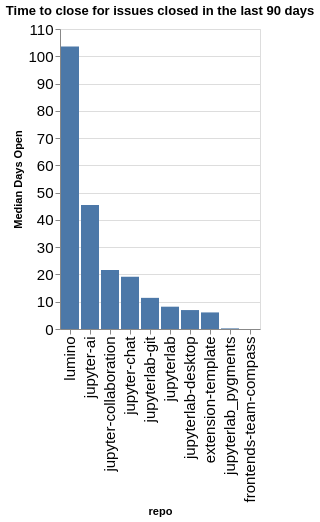

Notebook code for this chart:
### Code cell
time_open = closed.groupby(['org', 'repo']).agg({'time_open': 'median'}).reset_index()
time_open['time_open'] = time_open['time_open'] / (60 * 60 * 24)
time_open['org/repo'] = time_open.apply(lambda a: a['org'] + '/' + a['repo'], axis=1)
sorted_vals = time_open.sort_values(['org', 'time_open'], ascending=False)['repo'].values
alt.Chart(data=time_open, title=f"Time to close for issues closed in the last {n_days} days").mark_bar().encode(
    x=alt.X('repo', sort=alt.Sort(sorted_vals.tolist())),
    y=alt.Y('time_open', title="Median Days Open"),
)

### Figure 1 — Vega-Lite specification as saved in the notebook (floating-point values rounded to 4 significant figures)
{"config": {"axisLeft": {"labelFontSize": 15}, "axisBottom": {"labelFontSize": 15}}, "data": {"name": "data-7feaa6f7cddb89e5a63cfaea0332fe2a"}, "mark": {"type": "bar"}, "encoding": {"x": {"field": "repo", "sort": ["lumino", "jupyter-ai", "jupyter-collaboration", "jupyter-chat", "jupyterlab-git", "jupyterlab", "jupyterlab-desktop", "extension-template", "jupyterlab_pygments", "frontends-team-compass"], "type": "nominal"}, "y": {"field": "time_open", "title": "Median Days Open", "type": "quantitative"}}, "title": "Time to close for issues closed in the last 90 days", "$schema": "https://vega.github.io/schema/vega-lite/v5.20.1.json", "datasets": {"data-7feaa6f7cddb89e5a63cfaea0332fe2a": [{"org": "jupyterlab", "repo": "extension-template", "time_open": 6.079, "org/repo": "jupyterlab/extension-template"}, {"org": "jupyterlab", "repo": "frontends-team-compass", "time_open": 0.005683, "org/repo": "jupyterlab/frontends-team-compass"}, {"org": "jupyterlab", "repo": "jupyter-ai", "time_open": 45.45, "org/repo": "jupyterlab/jupyter-ai"}, {"org": "jupyterlab", "repo": "jupyter-chat", "time_open": 19.15, "org/repo": "jupyterlab/jupyter-chat"}, {"org": "jupyterlab", "repo": "jupyter-collaboration", "time_open": 21.6, "org/repo": "jupyterlab/jupyter-collaboration"}, {"org": "jupyterlab", "repo": "jupyterlab", "time_open": 8.182, "org/repo": "jupyterlab/jupyterlab"}, {"org": "jupyterlab", "repo": "jupyterlab-desktop", "time_open": 6.942, "org/repo": "jupyterlab/jupyterlab-desktop"}, {"org": "jupyterlab", "repo": "jupyterlab-git", "time_open": 11.42, "org/repo": "jupyterlab/jupyterlab-git"}, {"org": "jupyterlab", "repo": "jupyterlab_pygments", "time_open": 0.2235, "org/repo": "jupyterlab/jupyterlab_pygments"}, {"org": "jupyterlab", "repo": "lumino", "time_open": 103.6, "org/repo": "jupyterlab/lumino"}]}}
